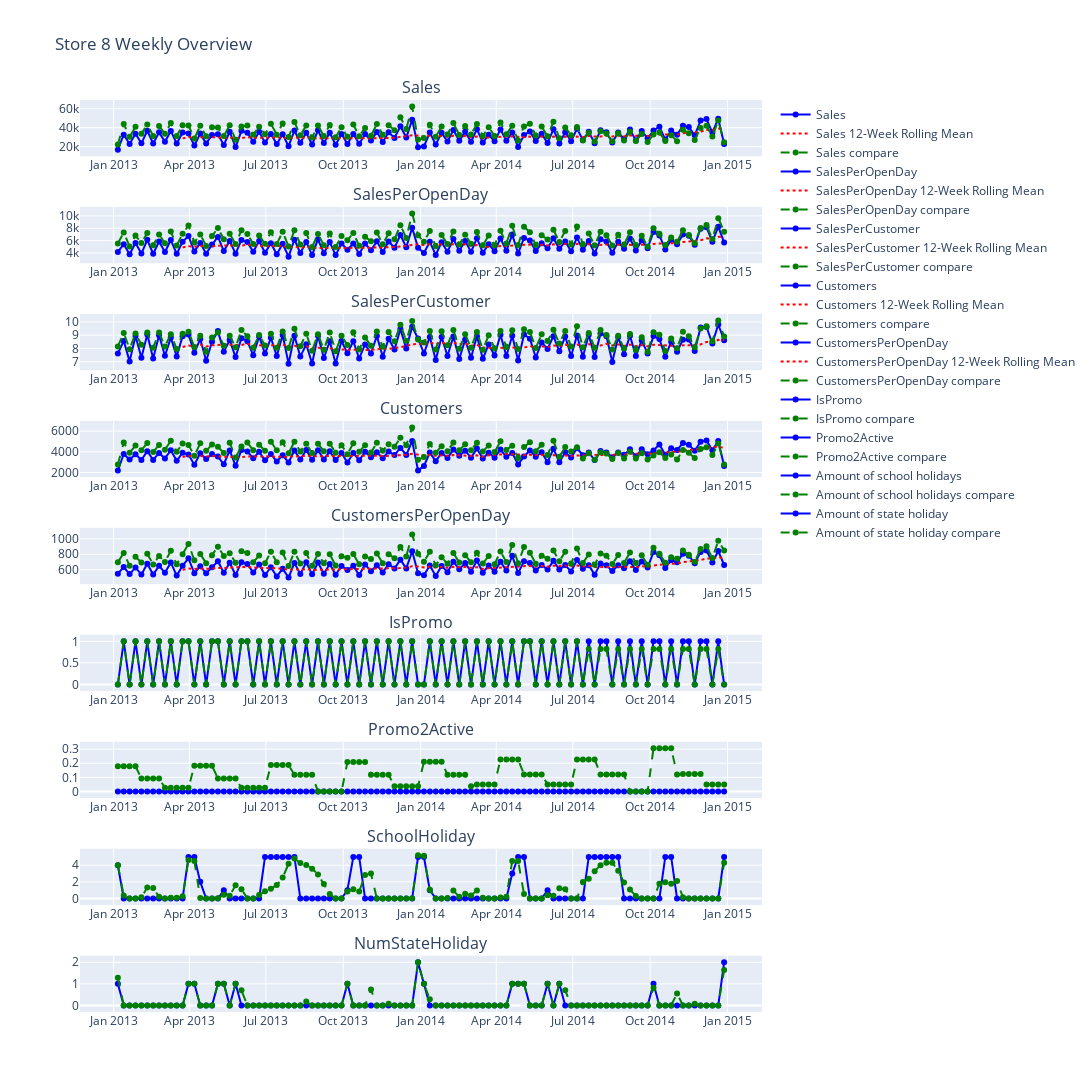

Notebook code for this chart:
### Code cell
import plotly.graph_objs as go
from plotly.subplots import make_subplots

rolling_mean_window = 12
import warnings

# Suppress all warnings in the current cell
with warnings.catch_warnings():
	warnings.simplefilter("ignore")
	# Calculate the rolling mean for the last X weeks for each column
	df_store['Sales_rolling_mean'] = df_store['Sales'].rolling(window=rolling_mean_window).mean()
	df_store['SalesPerOpenDay_rolling_mean'] = df_store['SalesPerOpenDay'].rolling(window=rolling_mean_window).mean()
	df_store['SalesPerCustomer_rolling_mean'] = df_store['SalesPerCustomer'].rolling(window=rolling_mean_window).mean()
	df_store['Customers_rolling_mean'] = df_store['Customers'].rolling(window=rolling_mean_window).mean()
	df_store['CustomersPerOpenDay_rolling_mean'] = df_store['CustomersPerOpenDay'].rolling(window=rolling_mean_window).mean()

# Create a subplot grid
fig = make_subplots(rows=9, cols=1, subplot_titles=('Sales', 'SalesPerOpenDay', 'SalesPerCustomer', 'Customers', 'CustomersPerOpenDay', 'IsPromo', 'Promo2Active', 'SchoolHoliday', 'NumStateHoliday'))

# Add the original and rolling mean plots to the subplot grid
# Sales
fig.add_trace(go.Scatter(x=df_store['Date'], y=df_store['Sales'], mode='lines+markers', name='Sales', line=dict(color='blue')), row=1, col=1)
fig.add_trace(go.Scatter(x=df_store['Date'], y=df_store['Sales_rolling_mean'], mode='lines', name=f'Sales {rolling_mean_window}-Week Rolling Mean', line=dict(dash='dot', color='red')), row=1, col=1)
fig.add_trace(go.Scatter(x=mean_df['Date'], y=mean_df['Sales'], mode='lines+markers', name='Sales compare', line=dict(dash='dash', color='green')), row=1, col=1)

# SalesPerOpenDay
fig.add_trace(go.Scatter(x=df_store['Date'], y=df_store['SalesPerOpenDay'], mode='lines+markers', name='SalesPerOpenDay', line=dict(color='blue')), row=2, col=1)
fig.add_trace(go.Scatter(x=df_store['Date'], y=df_store['SalesPerOpenDay_rolling_mean'], mode='lines', name=f'SalesPerOpenDay {rolling_mean_window}-Week Rolling Mean', line=dict(dash='dot', color='red')), row=2, col=1)
fig.add_trace(go.Scatter(x=mean_df['Date'], y=mean_df['SalesPerOpenDay'], mode='lines+markers', name='SalesPerOpenDay compare', line=dict(dash='dash', color='green')), row=2, col=1)

# SalesPerCustomer
fig.add_trace(go.Scatter(x=df_store['Date'], y=df_store['SalesPerCustomer'], mode='lines+markers', name='SalesPerCustomer', line=dict(color='blue')), row=3, col=1)
fig.add_trace(go.Scatter(x=df_store['Date'], y=df_store['SalesPerCustomer_rolling_mean'], mode='lines', name=f'SalesPerCustomer {rolling_mean_window}-Week Rolling Mean', line=dict(dash='dot', color='red')), row=3, col=1)
fig.add_trace(go.Scatter(x=mean_df['Date'], y=mean_df['SalesPerCustomer'], mode='lines+markers', name='SalesPerCustomer compare', line=dict(dash='dash', color='green')), row=3, col=1)

# Customers
fig.add_trace(go.Scatter(x=df_store['Date'], y=df_store['Customers'], mode='lines+markers', name='Customers', line=dict(color='blue')), row=4, col=1)
fig.add_trace(go.Scatter(x=df_store['Date'], y=df_store['Customers_rolling_mean'], mode='lines', name=f'Customers {rolling_mean_window}-Week Rolling Mean', line=dict(dash='dot', color='red')), row=4, col=1)
fig.add_trace(go.Scatter(x=mean_df['Date'], y=mean_df['Customers'], mode='lines+markers', name='Customers compare', line=dict(dash='dash', color='green')), row=4, col=1)

# CustomersPerOpenDay
fig.add_trace(go.Scatter(x=df_store['Date'], y=df_store['CustomersPerOpenDay'], mode='lines+markers', name='CustomersPerOpenDay', line=dict(color='blue')), row=5, col=1)
fig.add_trace(go.Scatter(x=df_store['Date'], y=df_store['CustomersPerOpenDay_rolling_mean'], mode='lines', name=f'CustomersPerOpenDay {rolling_mean_window}-Week Rolling Mean', line=dict(dash='dot', color='red')), row=5, col=1)
fig.add_trace(go.Scatter(x=mean_df['Date'], y=mean_df['CustomersPerOpenDay'], mode='lines+markers', name='CustomersPerOpenDay compare', line=dict(dash='dash', color='green')), row=5, col=1)

# IsPromo
fig.add_trace(go.Scatter(x=df_store['Date'], y=df_store['IsPromo'], mode='lines+markers', name='IsPromo', line=dict(color='blue')), row=6, col=1)
fig.add_trace(go.Scatter(x=mean_df['Date'], y=mean_df['IsPromo'], mode='lines+markers', name='IsPromo compare', line=dict(dash='dash', color='green')), row=6, col=1)

# Promo2Active
fig.add_trace(go.Scatter(x=df_store['Date'], y=df_store['Promo2Active'], mode='lines+markers', name='Promo2Active', line=dict(color='blue')), row=7, col=1)
fig.add_trace(go.Scatter(x=mean_df['Date'], y=mean_df['Promo2Active'], mode='lines+markers', name='Promo2Active compare', line=dict(dash='dash', color='green')), row=7, col=1)

# SchoolHoliday
fig.add_trace(go.Scatter(x=df_store['Date'], y=df_store['SchoolHoliday'], mode='lines+markers', name='Amount of school holidays', line=dict(color='blue')), row=8, col=1)
fig.add_trace(go.Scatter(x=mean_df['Date'], y=mean_df['SchoolHoliday'], mode='lines+markers', name='Amount of school holidays compare', line=dict(dash='dash', color='green')), row=8, col=1)

# NumStateHoliday
fig.add_trace(go.Scatter(x=df_store['Date'], y=df_store['NumStateHoliday'], mode='lines+markers', name='Amount of state holiday', line=dict(color='blue')), row=9, col=1)
fig.add_trace(go.Scatter(x=mean_df['Date'], y=mean_df['NumStateHoliday'], mode='lines+markers', name='Amount of state holiday compare', line=dict(dash='dash', color='green')), row=9, col=1)

# Update layout (set layout properties and show the legend)
fig.update_layout(height=1800, width=1400, title_text=f"Store {StoreId} Weekly Overview", showlegend=True)

# Show the figure
fig.show()
